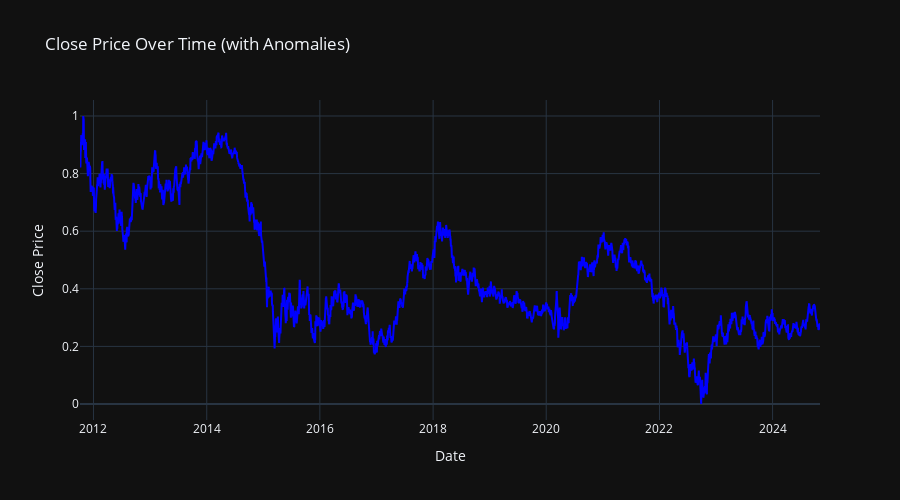

Notebook code for this chart:
### Code cell
data.visualize()

### Figure 1 — Plotly figure (JSON) as saved in the notebook; plotly's stock layout.template omitted (floating-point values rounded to 4 significant figures; data arrays with more than 128 entries replaced by an {"elided": "..."} marker saying what was removed)
{"data": [{"line": {"color": "blue"}, "mode": "lines", "name": "Close Price", "x": {"elided": "4777 str values"}, "y": {"elided": "4777 float values"}, "type": "scatter"}], "layout": {"title": {"text": "Close Price Over Time (with Anomalies)"}, "xaxis": {"title": {"text": "Date"}}, "yaxis": {"title": {"text": "Close Price"}}, "hovermode": "x unified", "height": 500}}
